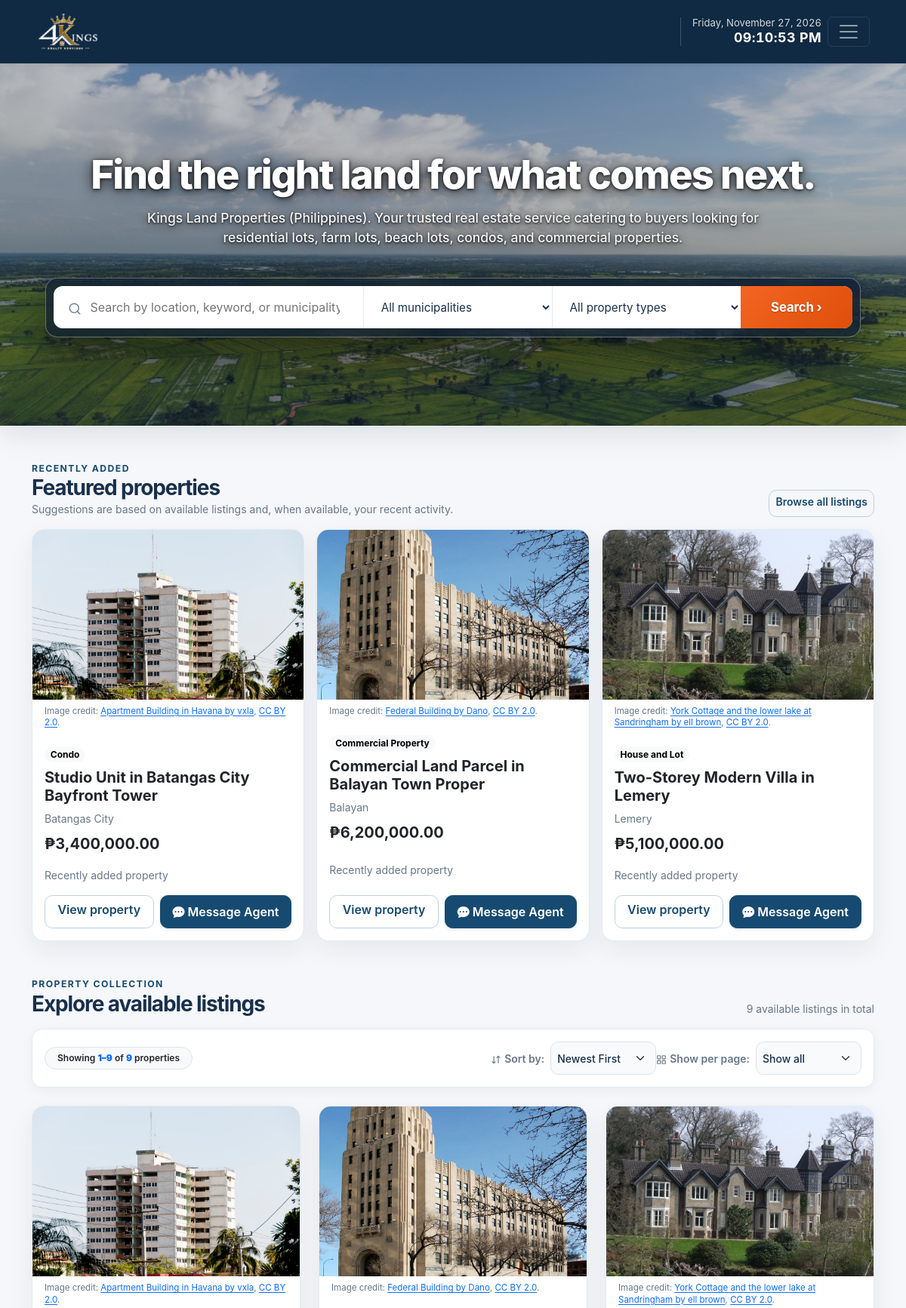
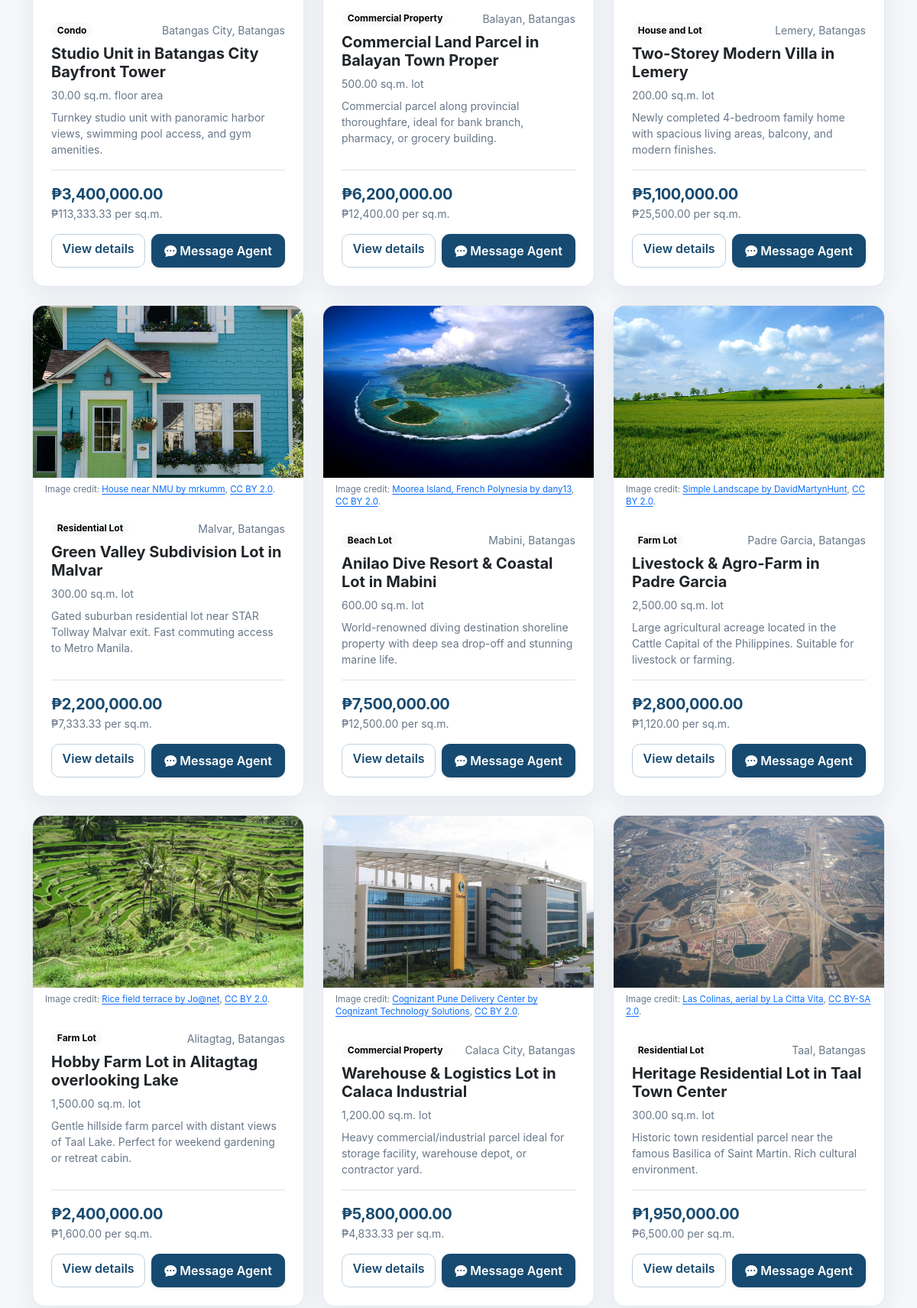
The page / (upper part) on the database its author committed (2 pictures, top to bottom).
### tables this page shows
CREATE TABLE IF NOT EXISTS properties (
    propertyID INT NOT NULL AUTO_INCREMENT,
    title VARCHAR(150) NOT NULL,
    description TEXT NOT NULL,
    price DECIMAL(12,2) NOT NULL,
    pricePerSqm DECIMAL(12,2) NOT NULL DEFAULT 0.00,
    location VARCHAR(200) NOT NULL,
    locationID INT UNSIGNED DEFAULT NULL,
    latitude DECIMAL(10, 7) DEFAULT NULL,
    longitude DECIMAL(10, 7) DEFAULT NULL,
    barangay VARCHAR(120) DEFAULT NULL,
    areaSqm DECIMAL(12,2) DEFAULT NULL,
    propertyType VARCHAR(50) NOT NULL,
    landCharacteristics TEXT DEFAULT NULL,
    status VARCHAR(50) DEFAULT 'Available',
    image VARCHAR(255) DEFAULT 'default.jpg',
    isDeleted TINYINT(1) NOT NULL DEFAULT 0,
    deletedAt TIMESTAMP NULL DEFAULT NULL,
    createdAt TIMESTAMP NOT NULL DEFAULT CURRENT_TIMESTAMP,
    PRIMARY KEY (propertyID),
    KEY idx_properties_location (locationID),
    CONSTRAINT fk_properties_location
        FOREIGN KEY (locationID)
        REFERENCES property_locations (locationID)
        ON UPDATE CASCADE
        ON DELETE SET NULL
);

CREATE TABLE IF NOT EXISTS property_locations (
    locationID INT UNSIGNED NOT NULL AUTO_INCREMENT,
    regionCode VARCHAR(10) NOT NULL,
    regionName VARCHAR(120) NOT NULL,
    provinceName VARCHAR(120) NOT NULL,
    municipalityName VARCHAR(120) NOT NULL,
    isActive TINYINT(1) NOT NULL DEFAULT 1,
    isDeleted TINYINT(1) NOT NULL DEFAULT 0,
    deletedAt TIMESTAMP NULL DEFAULT NULL,
    createdAt TIMESTAMP NOT NULL DEFAULT CURRENT_TIMESTAMP,
    PRIMARY KEY (locationID),
    UNIQUE KEY uq_property_location (regionCode, provinceName, municipalityName),
    KEY idx_property_location_active (isActive, regionCode, provinceName, municipalityName)
);

### index.php (the view, shortened to what the rows shown need)
<?php
include 'config/db.php';
require_once 'includes/location_directory.php';
require_once 'includes/property_categories.php';
require_once 'includes/property_images.php';
require_once 'includes/ml_recommender.php';
include 'includes/header.php';
$categoryLabels = property_type_labels();
$conditions = ["p.status = 'Available'", "p.isDeleted = 0"];
$allowedSorts = [
    'newest'     => ['label' => 'Newest First',        'order' => 'p.createdAt DESC, p.propertyID DESC'],
    'price_asc'  => ['label' => 'Price: Low to High',   'order' => 'p.price ASC, p.propertyID ASC'],
    'price_desc' => ['label' => 'Price: High to Low',  'order' => 'p.price DESC, p.propertyID DESC'],
    'name_asc'   => ['label' => 'Title: A to Z',       'order' => 'p.title ASC, p.propertyID ASC'],
    'name_desc'  => ['label' => 'Title: Z to A',       'order' => 'p.title DESC, p.propertyID DESC'],
];
$sort = $_GET['sort'] ?? 'newest';
$orderBySql = $allowedSorts[$sort]['order'];
$sql = "SELECT p.*, l.municipalityName, l.provinceName, l.regionName
        FROM properties p
        LEFT JOIN property_locations l ON l.locationID = p.locationID
        WHERE " . implode(' AND ', $conditions) . "
        ORDER BY " . $orderBySql;
$stmt = $conn->prepare($sql);
$stmt->execute();
$result = $stmt->get_result();
$visibleProperties = $result->fetch_all(MYSQLI_ASSOC);
$userRole = normalized_user_role($_SESSION['user'] ?? null);
$isStaffUser = user_has_role($_SESSION['user'] ?? null, 'Sales Agent', 'Agent', 'Admin');
$currentClientId = isset($_SESSION['user']['userID']) && $userRole === 'Client'
    ? (int) $_SESSION['user']['userID']
    : null;
$featuredProperties = get_personalized_recommendations($conn, $currentClientId, 0, 3);
?>
<section class="hero-banner">
    <div class="hero-content">
        <h1 class="hero-title">Find the right land for what comes next.</h1>
    </div>
</section>
<div class="container py-4 py-lg-5">
<?php if ($featuredProperties !== []): ?>
    <section class="mb-5" id="featured-properties" aria-labelledby="featured-properties-title">
        <div class="d-flex flex-column flex-sm-row align-items-sm-end justify-content-between gap-2 mb-3">
            <div>
                <h2 class="page-title h3 mb-0" id="featured-properties-title">Featured properties</h2>
            </div>
        </div>
    </section>
<?php endif; ?>
<div class="d-flex flex-column flex-sm-row align-items-sm-end justify-content-between gap-2 mb-3" id="all-properties">
    <div>
        <h2 class="page-title h3 mb-0">Explore available listings</h2>
    </div>
</div>
<div class="row g-4 mb-5" id="property-results">
    <?php if ($visibleProperties !== []): ?>
        <?php foreach ($visibleProperties as $row): ?>
            <?php
            $imageName = basename((string) ($row['image'] ?? ''));
            $imagePath = __DIR__ . '/assets/images/' . $imageName;
            $hasImage = $imageName !== '' && $imageName !== 'default.jpg' && is_file($imagePath);
            $imageCredit = $hasImage ? get_property_image_credit($imageName) : null;
            $propertyTitle = (string) $row['title'];
            $isSampleListing = str_starts_with($propertyTitle, '[SAMPLE] ');
            $displayTitle = $isSampleListing ? substr($propertyTitle, 9) : $propertyTitle;
            $cardDescription = trim((string) ($row['description'] ?? ''));
            ?>
            <div class="col-md-6 col-xl-4">
                <article class="card property-card h-100" id="prop-card-<?= (int) $row['propertyID'] ?>">
                    <?php if ($hasImage): ?>
                        <img src="assets/images/<?= rawurlencode($imageName) ?>" class="card-img-top property-card-image" alt="<?= htmlspecialchars($imageCredit ? 'Illustrative photo for ' . $displayTitle : $displayTitle, ENT_QUOTES, 'UTF-8') ?>">
                        <?php if ($imageCredit): ?>
                            <div class="small text-muted px-3 py-2" style="font-size: .72rem; line-height: 1.35;">
                                Image credit: <a href="<?= htmlspecialchars($imageCredit['sourceUrl'], ENT_QUOTES, 'UTF-8') ?>" target="_blank" rel="noopener noreferrer"><?= htmlspecialchars($imageCredit['title'] . ' by ' . $imageCredit['creator'], ENT_QUOTES, 'UTF-8') ?></a>,
                                <a href="<?= htmlspecialchars($imageCredit['licenseUrl'], ENT_QUOTES, 'UTF-8') ?>" target="_blank" rel="noopener noreferrer"><?= htmlspecialchars($imageCredit['license'], ENT_QUOTES, 'UTF-8') ?></a>.
                            </div>
                        <?php endif; ?>
                    <?php else: ?>
                        <div class="property-placeholder property-card-image d-flex align-items-center justify-content-center" aria-label="No property image available">
                            <span class="property-placeholder-mark" aria-hidden="true">KQ</span>
                        </div>
                    <?php endif; ?>
                    <div class="card-body p-4 d-flex flex-column">
                        <div class="d-flex align-items-center justify-content-between gap-2 mb-2">
                            <div class="d-flex flex-wrap gap-1">
                                <span class="badge rounded-pill text-bg-light"><?= htmlspecialchars($categoryLabels[$row['propertyType']] ?? $row['propertyType'], ENT_QUOTES, 'UTF-8') ?></span>
                            </div>
                            <span class="small text-muted"><?= htmlspecialchars(property_location_label($row), ENT_QUOTES, 'UTF-8') ?></span>
                        </div>
                        <h3 class="h5 fw-bold mb-2"><?= htmlspecialchars($displayTitle, ENT_QUOTES, 'UTF-8') ?></h3>
                        <?php if (!empty($row['areaSqm'])): ?>
                            <div class="small text-muted mb-2"><?= number_format((float) $row['areaSqm'], 2) ?> sq.m. <?= $row['propertyType'] === 'Condo' ? 'floor area' : 'lot' ?></div>
                        <?php endif; ?>
                        <p class="property-card-description text-muted small mb-3"><?= htmlspecialchars($cardDescription, ENT_QUOTES, 'UTF-8') ?></p>
                        <div class="border-top pt-3 mt-auto">
                            <div class="property-price">₱<?= number_format((float) $row['price'], 2) ?></div>
                            <?php if ((float) $row['pricePerSqm'] > 0): ?>
                                <div class="small text-muted mb-3">₱<?= number_format((float) $row['pricePerSqm'], 2) ?> per sq.m.</div>
                            <?php else: ?>
                                <div class="small text-muted mb-3">Contact us for price per sq.m.</div>
                            <?php endif; ?>
                            <div class="d-flex gap-2 align-items-center">
                                <?php if ($isStaffUser): ?>
                                    <a href="property_detail.php?id=<?= (int) $row['propertyID'] ?>" class="btn btn-primary w-100 text-center">View details</a>
                                <?php else: ?>
                                    <a href="property_detail.php?id=<?= (int) $row['propertyID'] ?>" class="btn btn-outline-primary flex-grow-1 text-center">View details</a>
                                    <button type="button" class="btn btn-primary d-inline-flex align-items-center justify-content-center gap-1 shadow-sm px-3" onclick="openPropertyChat(<?= (int) $row['propertyID'] ?>, '<?= addslashes(htmlspecialchars($displayTitle, ENT_QUOTES, 'UTF-8')) ?>')" title="Message an Agent about this property">
                                        <i class="bi bi-chat-dots-fill"></i>
                                        <span>Message Agent</span>
                                    </button>
                                <?php endif; ?>
                            </div>
                        </div>
                    </div>
                </article>
            </div>
        <?php endforeach; ?>
    <?php endif; ?>
</div>
</div>
<?php include 'includes/footer.php'; ?>

### rows shown on the page
properties: image+title (picture), image "Apartment Building in Havana by vxla", image "CC BY 2.0", propertyType "Condo", locationID.provinceName "Batangas City, Batangas", title "Studio Unit in Batangas City Bayfront Tower", areaSqm "30.00", shows "floor area", description "Turnkey studio unit with panoramic harbor views, swimming pool access, and gym amenities.", price "3,400,000.00", pricePerSqm "113,333.33"
properties: image+title (picture), image "Federal Building by Dano", image "CC BY 2.0", propertyType "Commercial Property", locationID.provinceName "Balayan, Batangas", title "Commercial Land Parcel in Balayan Town Proper", areaSqm "500.00", shows "lot", description "Commercial parcel along provincial thoroughfare, ideal for bank branch, pharmacy, or grocery building.", price "6,200,000.00", pricePerSqm "12,400.00"
properties: image+title (picture), image "York Cottage and the lower lake at Sandringham by ell brown", image "CC BY 2.0", propertyType "House and Lot", locationID.provinceName "Lemery, Batangas", title "Two-Storey Modern Villa in Lemery", areaSqm "200.00", shows "lot", description "Newly completed 4-bedroom family home with spacious living areas, balcony, and modern finishes.", price "5,100,000.00", pricePerSqm "25,500.00"
properties: image+title (picture), image "House near NMU by mrkumm", image "CC BY 2.0", propertyType "Residential Lot", locationID.provinceName "Malvar, Batangas", title "Green Valley Subdivision Lot in Malvar", areaSqm "300.00", shows "lot", description "Gated suburban residential lot near STAR Tollway Malvar exit. Fast commuting access to Metro Manila.", price "2,200,000.00", pricePerSqm "7,333.33"
properties: image+title (picture), image "Moorea Island, French Polynesia by dany13", image "CC BY 2.0", propertyType "Beach Lot", locationID.provinceName "Mabini, Batangas", title "Anilao Dive Resort & Coastal Lot in Mabini", areaSqm "600.00", shows "lot", description "World-renowned diving destination shoreline property with deep sea drop-off and stunning marine life.", price "7,500,000.00", pricePerSqm "12,500.00"
properties: image+title (picture), image "Simple Landscape by DavidMartynHunt", image "CC BY 2.0", propertyType "Farm Lot", locationID.provinceName "Padre Garcia, Batangas", title "Livestock & Agro-Farm in Padre Garcia", areaSqm "2,500.00", shows "lot", description "Large agricultural acreage located in the Cattle Capital of the Philippines. Suitable for livestock or farming.", price "2,800,000.00", pricePerSqm "1,120.00"
properties: image+title (picture), image "Rice field terrace by Jo@net", image "CC BY 2.0", propertyType "Farm Lot", locationID.provinceName "Alitagtag, Batangas", title "Hobby Farm Lot in Alitagtag overlooking Lake", areaSqm "1,500.00", shows "lot", description "Gentle hillside farm parcel with distant views of Taal Lake. Perfect for weekend gardening or retreat cabin.", price "2,400,000.00", pricePerSqm "1,600.00"
properties: image+title (picture), image "Cognizant Pune Delivery Center by Cognizant Technology Solutions", image "CC BY 2.0", propertyType "Commercial Property", locationID.provinceName "Calaca City, Batangas", title "Warehouse & Logistics Lot in Calaca Industrial", areaSqm "1,200.00", shows "lot", description "Heavy commercial/industrial parcel ideal for storage facility, warehouse depot, or contractor yard.", price "5,800,000.00", pricePerSqm "4,833.33"
properties: image+title (picture), image "Las Colinas, aerial by La Citta Vita", image "CC BY-SA 2.0", propertyType "Residential Lot", locationID.provinceName "Taal, Batangas", title "Heritage Residential Lot in Taal Town Center", areaSqm "300.00", shows "lot", description "Historic town residential parcel near the famous Basilica of Saint Martin. Rich cultural environment.", price "1,950,000.00", pricePerSqm "6,500.00"

### other values the page prints
$featuredImageCredit['license'] "CC BY 2.0"
$categoryLabels[$featuredProperty['propertyType']] "Condo"
$featuredProperty['title'] "Studio Unit in Batangas City Bayfront Tower"
$featuredProperty['municipalityName'] "Batangas City"
$featuredProperty['price'] "3,400,000.00"
$featuredProperty['match_reason'] "Recently added property"
$categoryLabels[$featuredProperty['propertyType']] "Commercial Property"
$featuredProperty['title'] "Commercial Land Parcel in Balayan Town Proper"
$featuredProperty['municipalityName'] "Balayan"
$featuredProperty['price'] "6,200,000.00"
$categoryLabels[$featuredProperty['propertyType']] "House and Lot"
$featuredProperty['title'] "Two-Storey Modern Villa in Lemery"
$featuredProperty['municipalityName'] "Lemery"
$featuredProperty['price'] "5,100,000.00"
$totalProperties "9"
